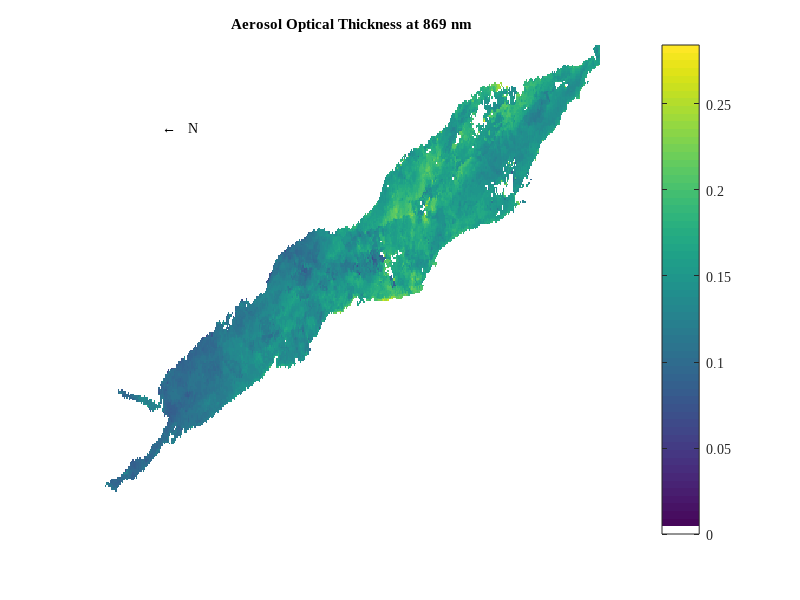
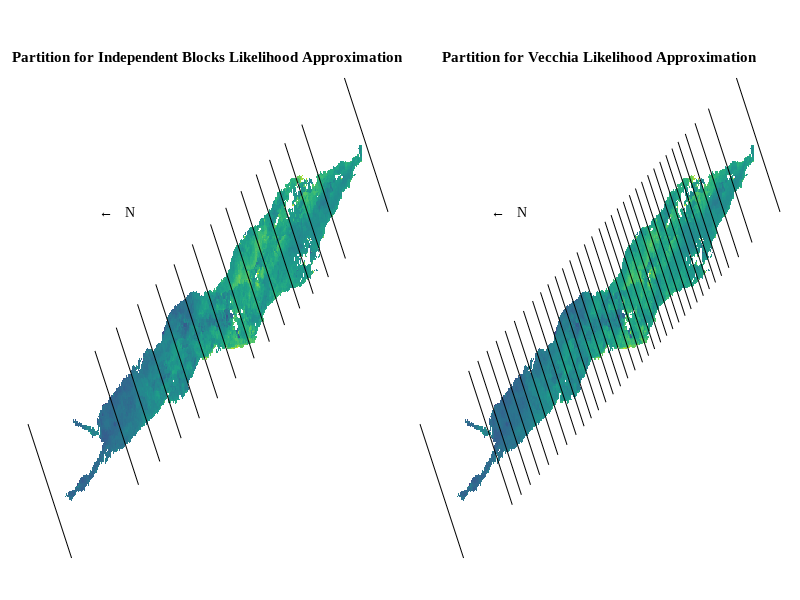

The MATLAB source for these figures, in order:
% Plotting AOT data
set(0,'defaultaxesfontsize',10)
set(0,'defaulttextfontsize',10)
set(0,'defaultaxesfontname','Times New Roman')
set(0,'defaulttextfontname','Times New Roman')


%cd \\stat.ad.ncsu.edu\Redirect\guinness\Documents\research\carlik\code\codeforjcgs
load('redseadata.mat')


boldn = size(subdata);
zarray = double(subdata);
n1 = boldn(1);
n2 = boldn(2);
observedmap = double(observedmap);


cmap = colormap;
cmap(1,:) = [1 1 1];


figure('position',[600 100 600 250])
imagesc(zarray')
axis xy
axis off
colormap(cmap)
colorbar
text(50,250,'\leftarrow   N')
title('Aerosol Optical Thickness at 869 nm')


datamattemp = dlmread('readseadatavec.txt',' ',1,0);
datamat = datamattemp(:,[4 7 10]);
coords = datamat(:,1:2);


lpoints = [1 50; 420 300];
slp1 = diff(lpoints(:,1))/diff(lpoints(:,2));
th = atan(1/slp1);
rotmat = [cos(th),-sin(th);sin(th),cos(th)];
rotmat2 = [cos(th),sin(th);-sin(th),cos(th)];
coordstrans = ( rotmat*coords' )';

cutpoints1 = [0;110;145;180;210;240;270;300;325;350;375;397;422;450;520];
cutpoints2 = [0,80:15:185,198:12:294,304:10:424,436,452,474, 520]';
m1 = length(cutpoints1);
m2 = length(cutpoints2);
xytransL1 = [cutpoints1,-20*ones(m1,1)];
xytransR1 = [cutpoints1,100*ones(m1,1)];
xyL1 = (rotmat2 \ xytransL1')';
xyR1 = (rotmat2 \ xytransR1')';

xytransL2 = [cutpoints2,-20*ones(m2,1)];
xytransR2 = [cutpoints2,100*ones(m2,1)];
xyL2 = (rotmat2 \ xytransL2')';
xyR2 = (rotmat2 \ xytransR2')';


figure('position',[600 100 700 220])
subplot('position',[0.035 0.07 0.45 0.8])
imagesc(1:420,1:300,zarray')
axis xy
axis off
hold on
for j = 1:m1,
    plot([xyL1(j,1);xyR1(j,1)],[xyL1(j,2);xyR1(j,2)],'color','k')
end
hold off
colormap(cmap)
text(50,250,'\leftarrow   N')
title('Partition for Independent Blocks Likelihood Approximation')

subplot('position',[0.525 0.07 0.45 0.8])
imagesc(1:420,1:300,zarray')
axis xy
axis off
hold on
for j = 1:m2,
    plot([xyL2(j,1);xyR2(j,1)],[xyL2(j,2);xyR2(j,2)],'color','k')
end
hold off
colormap(cmap)
text(50,250,'\leftarrow   N')
title('Partition for Vecchia Likelihood Approximation')

